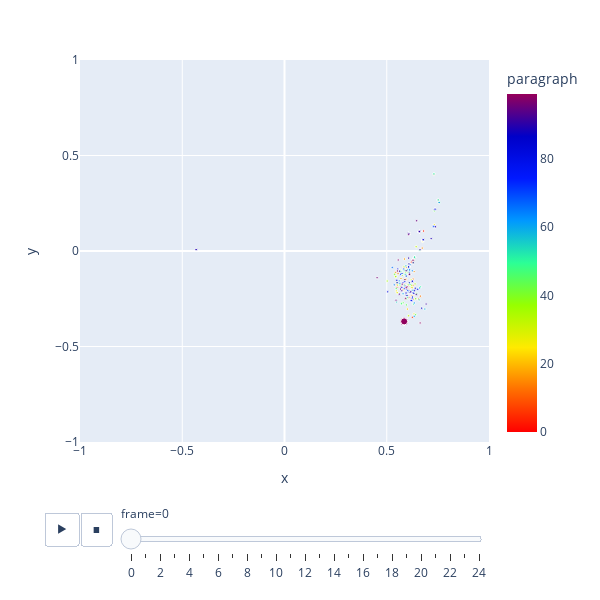

The notebook cell this image was saved under:
### Code cell
import plotly.express as px
import numpy as np
import plotly.colors as colors

# Create a color gradient
color_scale = colors.sample_colorscale(colors.sequential.Rainbow, layers_2d.shape[1])[::-1]

data = []

for i in range(layers_2d.shape[0]):
    for frame, layer in enumerate(layers_2d[i]):
        for j in range(layers_2d.shape[2]):
            x = layer[j, 0]
            y = layer[j, 1]
            size = 8 if j == 0 else 1
            data.append({'x': x, 'y': y, 'frame': frame, 'index': j, 'paragraph': i, 'size': size})

            # only show the first 3 words during testing
            if j >= 3:
                break

fig = px.scatter(
    data_frame=data,
    x='x', y='y',
    animation_frame='frame',
    size='size',
    size_max=5,
    color_continuous_scale=color_scale,
    color='paragraph',
    range_x=[-1, 1],
    range_y=[-1, 1],
    hover_name='index',
    hover_data={'paragraph': True},
)

# fig.update_traces(marker=dict(size=0.5))
fig.update_layout(
    width=600,
    height=600,
)

fig.show()

### Figure 1 — Plotly figure (JSON) as saved in the notebook; plotly's stock layout.template omitted (floating-point values rounded to 4 significant figures; data arrays with more than 128 entries replaced by an {"elided": "..."} marker saying what was removed)
{"data": [{"customdata": {"elided": "400x1 int values"}, "hovertemplate": "<b>%{hovertext}</b><br><br>frame=0<br>x=%{x}<br>y=%{y}<br>size=%{marker.size}<br>paragraph=%{marker.color}<extra></extra>", "hovertext": {"elided": "400 int values"}, "legendgroup": "", "marker": {"color": {"elided": "400 int values"}, "coloraxis": "coloraxis", "size": {"elided": "400 int values"}, "sizemode": "area", "sizeref": 0.32, "symbol": "circle"}, "mode": "markers", "name": "", "orientation": "v", "showlegend": false, "type": "scatter", "x": {"elided": "400 float values"}, "xaxis": "x", "y": {"elided": "400 float values"}, "yaxis": "y"}], "layout": {"coloraxis": {"colorbar": {"title": {"text": "paragraph"}}, "colorscale": [[0, "rgb(255, 0, 0)"], [0.04167, "rgb(255, 37, 0)"], [0.08333, "rgb(255, 74, 0)"], [0.125, "rgb(255, 111, 0)"], [0.1667, "rgb(255, 152, 0)"], [0.2083, "rgb(255, 193, 0)"], [0.25, "rgb(255, 234, 0)"], [0.2917, "rgb(220, 241, 0)"], [0.3333, "rgb(186, 248, 0)"], [0.375, "rgb(151, 255, 0)"], [0.4167, "rgb(115, 255, 50)"], [0.4583, "rgb(80, 255, 100)"], [0.5, "rgb(44, 255, 150)"], [0.5417, "rgb(29, 221, 185)"], [0.5833, "rgb(15, 186, 220)"], [0.625, "rgb(0, 152, 255)"], [0.6667, "rgb(0, 110, 255)"], [0.7083, "rgb(0, 67, 255)"], [0.75, "rgb(0, 25, 255)"], [0.7917, "rgb(0, 17, 237)"], [0.8333, "rgb(0, 8, 218)"], [0.875, "rgb(0, 0, 200)"], [0.9167, "rgb(50, 0, 163)"], [0.9583, "rgb(100, 0, 127)"], [1, "rgb(150, 0, 90)"]]}, "height": 600, "legend": {"itemsizing": "constant", "tracegroupgap": 0}, "margin": {"t": 60}, "sliders": [{"active": 0, "currentvalue": {"prefix": "frame="}, "len": 0.9, "pad": {"b": 10, "t": 60}, "steps": [{"args": [["0"], {"frame": {"duration": 0, "redraw": false}, "fromcurrent": true, "mode": "immediate", "transition": {"duration": 0, "easing": "linear"}}], "label": "0", "method": "animate"}, {"args": [["1"], {"frame": {"duration": 0, "redraw": false}, "fromcurrent": true, "mode": "immediate", "transition": {"duration": 0, "easing": "linear"}}], "label": "1", "method": "animate"}, {"args": [["2"], {"frame": {"duration": 0, "redraw": false}, "fromcurrent": true, "mode": "immediate", "transition": {"duration": 0, "easing": "linear"}}], "label": "2", "method": "animate"}, {"args": [["3"], {"frame": {"duration": 0, "redraw": false}, "fromcurrent": true, "mode": "immediate", "transition": {"duration": 0, "easing": "linear"}}], "label": "3", "method": "animate"}, {"args": [["4"], {"frame": {"duration": 0, "redraw": false}, "fromcurrent": true, "mode": "immediate", "transition": {"duration": 0, "easing": "linear"}}], "label": "4", "method": "animate"}, {"args": [["5"], {"frame": {"duration": 0, "redraw": false}, "fromcurrent": true, "mode": "immediate", "transition": {"duration": 0, "easing": "linear"}}], "label": "5", "method": "animate"}, {"args": [["6"], {"frame": {"duration": 0, "redraw": false}, "fromcurrent": true, "mode": "immediate", "transition": {"duration": 0, "easing": "linear"}}], "label": "6", "method": "animate"}, {"args": [["7"], {"frame": {"duration": 0, "redraw": false}, "fromcurrent": true, "mode": "immediate", "transition": {"duration": 0, "easing": "linear"}}], "label": "7", "method": "animate"}, {"args": [["8"], {"frame": {"duration": 0, "redraw": false}, "fromcurrent": true, "mode": "immediate", "transition": {"duration": 0, "easing": "linear"}}], "label": "8", "method": "animate"}, {"args": [["9"], {"frame": {"duration": 0, "redraw": false}, "fromcurrent": true, "mode": "immediate", "transition": {"duration": 0, "easing": "linear"}}], "label": "9", "method": "animate"}, {"args": [["10"], {"frame": {"duration": 0, "redraw": false}, "fromcurrent": true, "mode": "immediate", "transition": {"duration": 0, "easing": "linear"}}], "label": "10", "method": "animate"}, {"args": [["11"], {"frame": {"duration": 0, "redraw": false}, "fromcurrent": true, "mode": "immediate", "transition": {"duration": 0, "easing": "linear"}}], "label": "11", "method": "animate"}, {"args": [["12"], {"frame": {"duration": 0, "redraw": false}, "fromcurrent": true, "mode": "immediate", "transition": {"duration": 0, "easing": "linear"}}], "label": "12", "method": "animate"}, {"args": [["13"], {"frame": {"duration": 0, "redraw": false}, "fromcurrent": true, "mode": "immediate", "transition": {"duration": 0, "easing": "linear"}}], "label": "13", "method": "animate"}, {"args": [["14"], {"frame": {"duration": 0, "redraw": false}, "fromcurrent": true, "mode": "immediate", "transition": {"duration": 0, "easing": "linear"}}], "label": "14", "method": "animate"}, {"args": [["15"], {"frame": {"duration": 0, "redraw": false}, "fromcurrent": true, "mode": "immediate", "transition": {"duration": 0, "easing": "linear"}}], "label": "15", "method": "animate"}, {"args": [["16"], {"frame": {"duration": 0, "redraw": false}, "fromcurrent": true, "mode": "immediate", "transition": {"duration": 0, "easing": "linear"}}], "label": "16", "method": "animate"}, {"args": [["17"], {"frame": {"duration": 0, "redraw": false}, "fromcurrent": true, "mode": "immediate", "transition": {"duration": 0, "easing": "linear"}}], "label": "17", "method": "animate"}, {"args": [["18"], {"frame": {"duration": 0, "redraw": false}, "fromcurrent": true, "mode": "immediate", "transition": {"duration": 0, "easing": "linear"}}], "label": "18", "method": "animate"}, {"args": [["19"], {"frame": {"duration": 0, "redraw": false}, "fromcurrent": true, "mode": "immediate", "transition": {"duration": 0, "easing": "linear"}}], "label": "19", "method": "animate"}, {"args": [["20"], {"frame": {"duration": 0, "redraw": false}, "fromcurrent": true, "mode": "immediate", "transition": {"duration": 0, "easing": "linear"}}], "label": "20", "method": "animate"}, {"args": [["21"], {"frame": {"duration": 0, "redraw": false}, "fromcurrent": true, "mode": "immediate", "transition": {"duration": 0, "easing": "linear"}}], "label": "21", "method": "animate"}, {"args": [["22"], {"frame": {"duration": 0, "redraw": false}, "fromcurrent": true, "mode": "immediate", "transition": {"duration": 0, "easing": "linear"}}], "label": "22", "method": "animate"}, {"args": [["23"], {"frame": {"duration": 0, "redraw": false}, "fromcurrent": true, "mode": "immediate", "transition": {"duration": 0, "easing": "linear"}}], "label": "23", "method": "animate"}, {"args": [["24"], {"frame": {"duration": 0, "redraw": false}, "fromcurrent": true, "mode": "immediate", "transition": {"duration": 0, "easing": "linear"}}], "label": "24", "method": "animate"}], "x": 0.1, "xanchor": "left", "y": 0, "yanchor": "top"}], "updatemenus": [{"buttons": [{"args": [null, {"frame": {"duration": 500, "redraw": false}, "fromcurrent": true, "mode": "immediate", "transition": {"duration": 500, "easing": "linear"}}], "label": "&#9654;", "method": "animate"}, {"args": [[null], {"frame": {"duration": 0, "redraw": false}, "fromcurrent": true, "mode": "immediate", "transition": {"duration": 0, "easing": "linear"}}], "label": "&#9724;", "method": "animate"}], "direction": "left", "pad": {"r": 10, "t": 70}, "showactive": false, "type": "buttons", "x": 0.1, "xanchor": "right", "y": 0, "yanchor": "top"}], "width": 600, "xaxis": {"anchor": "y", "domain": [0, 1], "range": [-1, 1], "title": {"text": "x"}}, "yaxis": {"anchor": "x", "domain": [0, 1], "range": [-1, 1], "title": {"text": "y"}}}}
